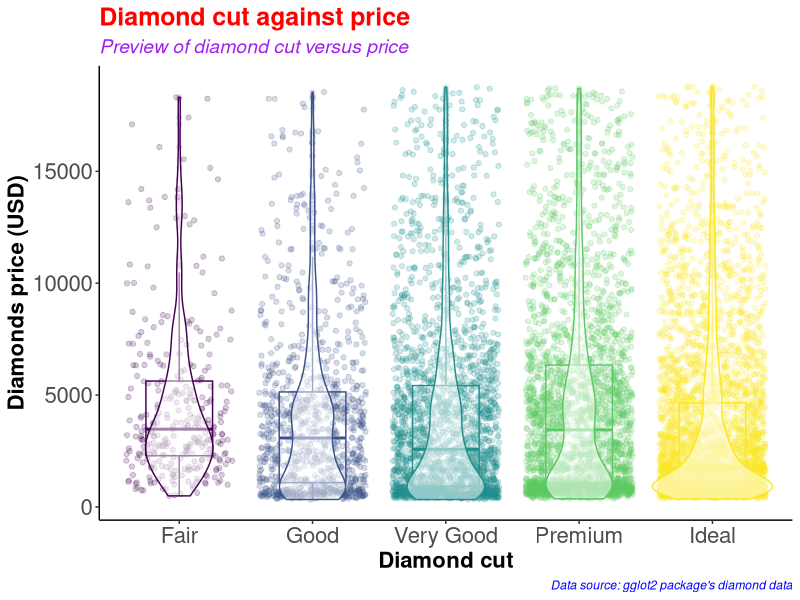
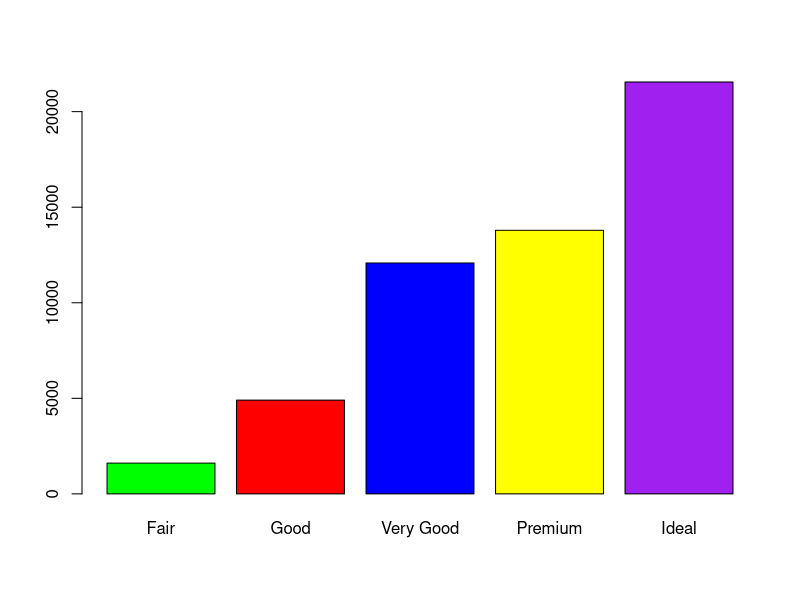
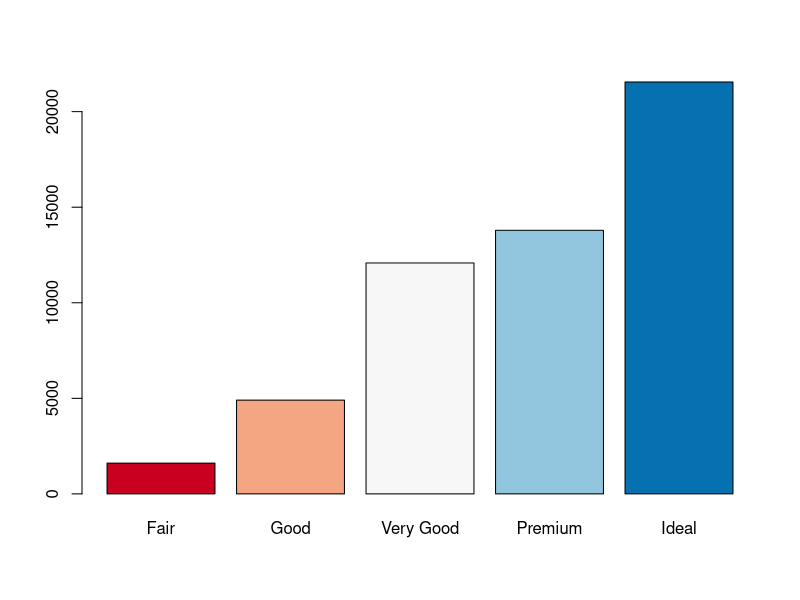
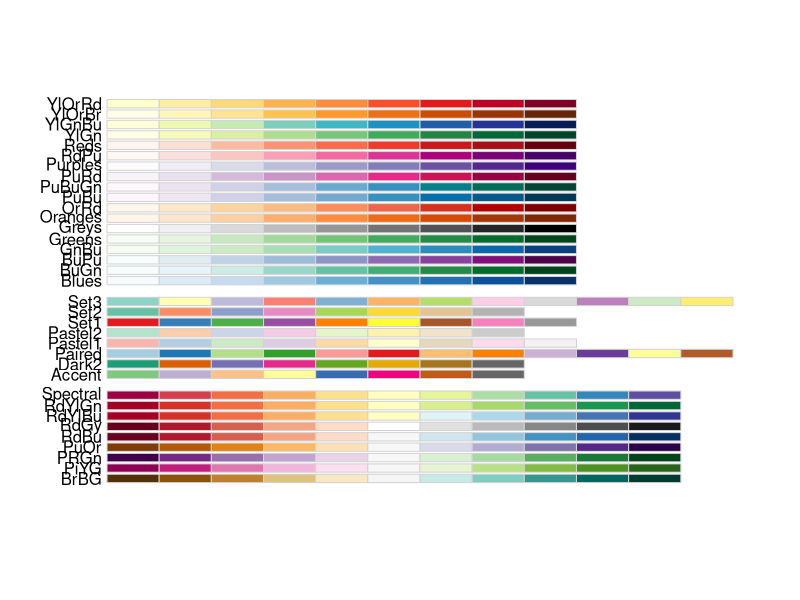
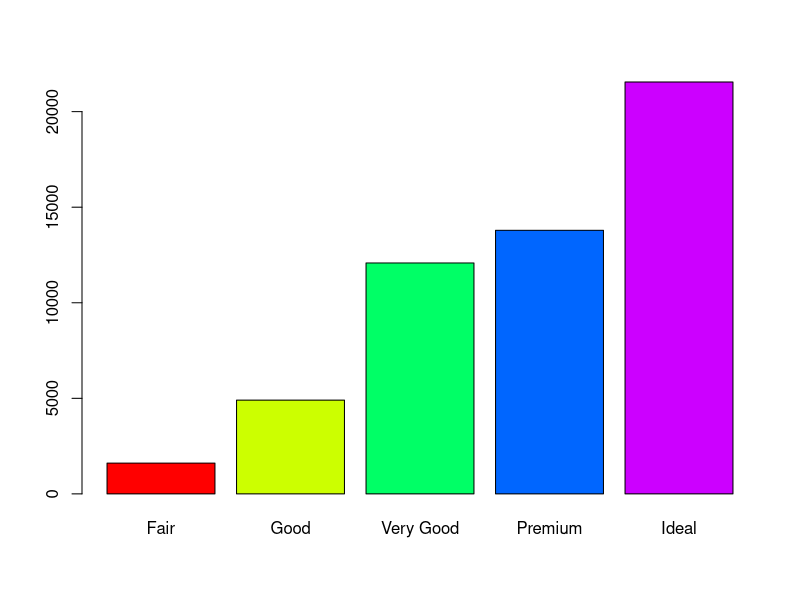
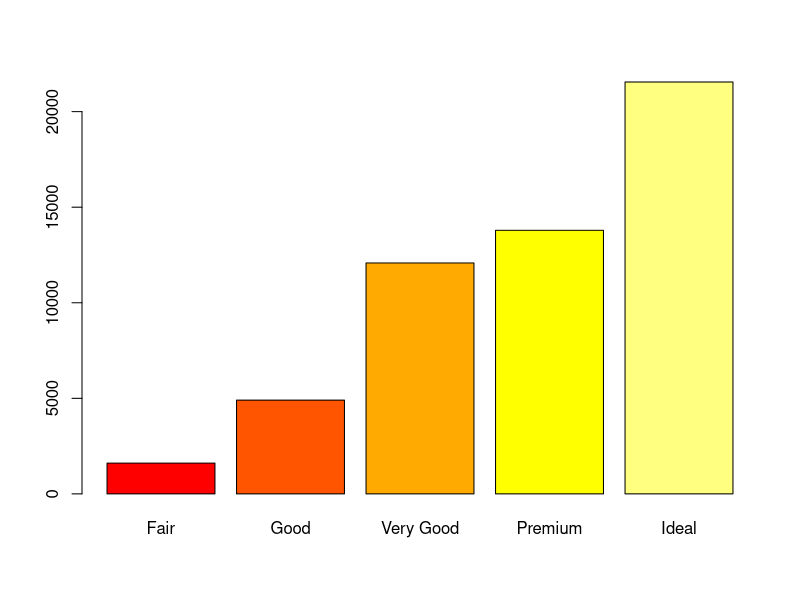
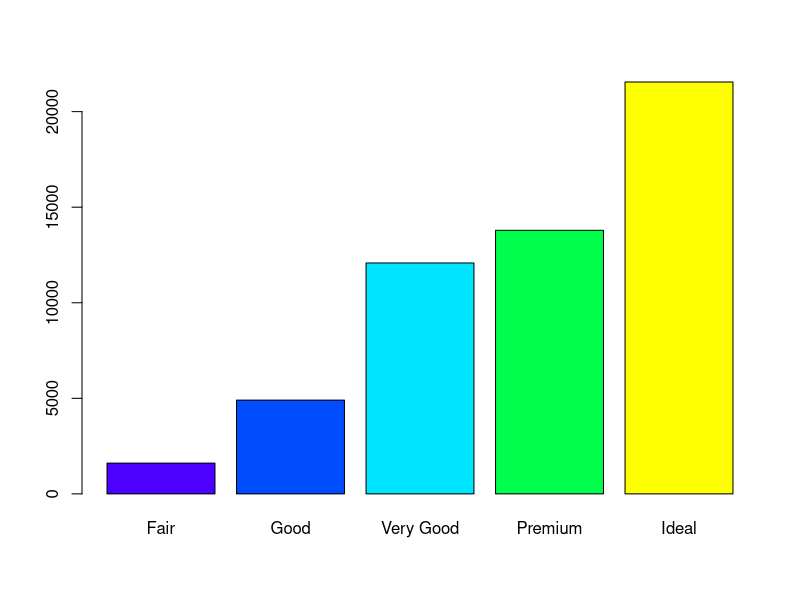
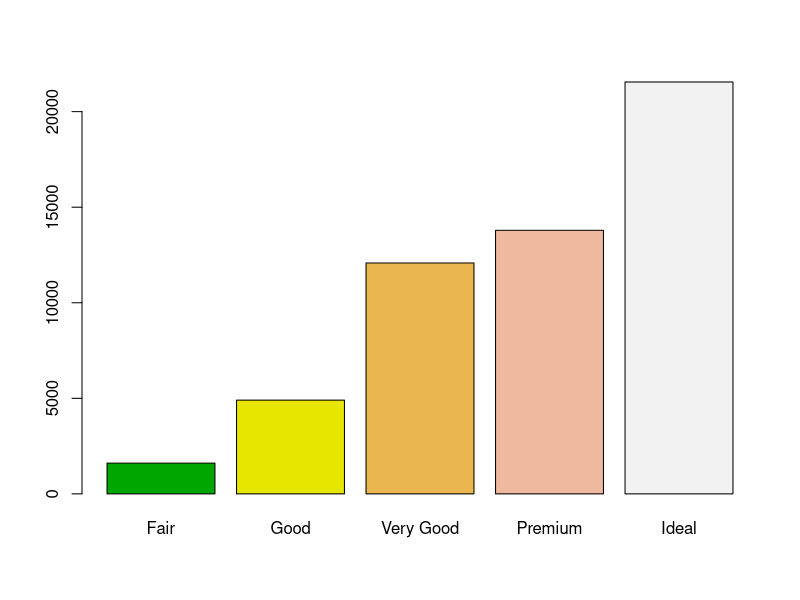

Source code (R) for these figures, in order:
#########################################
# Name: Wyclife Agumba Oluoch           #   
# E-mail: wyclifeoluoch@gmail.com       #
# GitHub: https://github.com/Wycology   #
# Task: Boxplot and violin plots in one #
# Date: 4th Jan 2021                    #
# Last edited: 8th April 2021           #
#########################################

# Loading the necessary libraries for the project

library(tidyverse) # This is for data wrangling and plotting.
library(RColorBrewer) # This is for generating color pallets for the plots.

diamonds_df <- diamonds # Saving the diamonds data-set to a new object in R.

head(diamonds) # Checking the variables in the data-set for subsequent analyses
nrow(diamonds) # Checking for the number of rows in the data. 53940 observations
ncol(diamonds) # Checking the number of variables in the data-set. 10 variables

diamonds_df %>% # Picking the diamonds data, and then
  slice_sample(n = 0.2*(nrow(diamonds))) %>% # Picking a portion of the data-set
  ggplot(aes(x = cut, y = price, color = cut)) + # Adding the mapping variables
  geom_point(position = "jitter", alpha = 0.2) + # Adding jitter and alpha
  geom_boxplot(alpha = 0.1, width = 0.5) + # Modifying dimensions of the boxplot 
  geom_violin(alpha = 0.5) + # Adding violin plot on top of the box and jitter
  theme_classic() + # Adding my preferred theme for publication.
  theme(legend.position = "none") + # Removing the legend; it is on the x-axis
  labs(x = "Diamond cut", # Labels the x-axis.
       y = "Diamonds price (USD)", # Labeling the y-axis
       title = "Diamond cut against price", # Setting tibble of the plot
       subtitle = "Preview of diamond cut versus price", # Descriptive title beneath TITLE
       caption = "Data source: gglot2 package's diamond data") +
  theme(axis.text = element_text(size=16), # Size of labels on tick-marks
        axis.title = element_text(size=16,face="bold")) + # Size of axis labels
  theme(plot.title = element_text(color = 'red', size = 18, face = 'bold'),
        plot.subtitle = element_text(color = 'purple', size = 14, face = 'italic'),
        plot.caption = element_text(color = 'blue', face = 'italic'))

diamonds %>% # Picking the diamonds data, and then
  filter(cut == 'Very Good') %>% # Picking the very good cut 
  nrow() # counting the number of rows with very good cut

diamonds %>% 
  select(cut) %>% 
  table() %>% 
  barplot(col = c('green', 'red', 'blue', 'yellow', 'purple'))

# Instead of specifying the colors, we can simply use the color brewer panel 

diamonds %>% 
  select(cut) %>% 
  table() %>% 
  barplot(col = brewer.pal(n = 5, name = "RdBu"))
# To display more brewer colors options to use, run the following function:

display.brewer.all()

# Can also use rainbow colors

diamonds %>% 
  select(cut) %>% 
  table() %>% 
  barplot(col = rainbow(5))

# Can also use heat.colors
diamonds %>% 
  select(cut) %>% 
  table() %>% 
  barplot(col = heat.colors(5))

# Can also use topographic colors

diamonds %>% 
  select(cut) %>% 
  table() %>% 
  barplot(col = topo.colors(5))

# Can also use terrain colors
diamonds %>% 
  select(cut) %>% 
  table() %>% 
  barplot(col = terrain.colors(5))

# Can also use cm.colors
diamonds %>% 
  select(cut) %>% 
  table() %>% 
  barplot(col = cm.colors(5))

# That is awesome. Good for the day.
